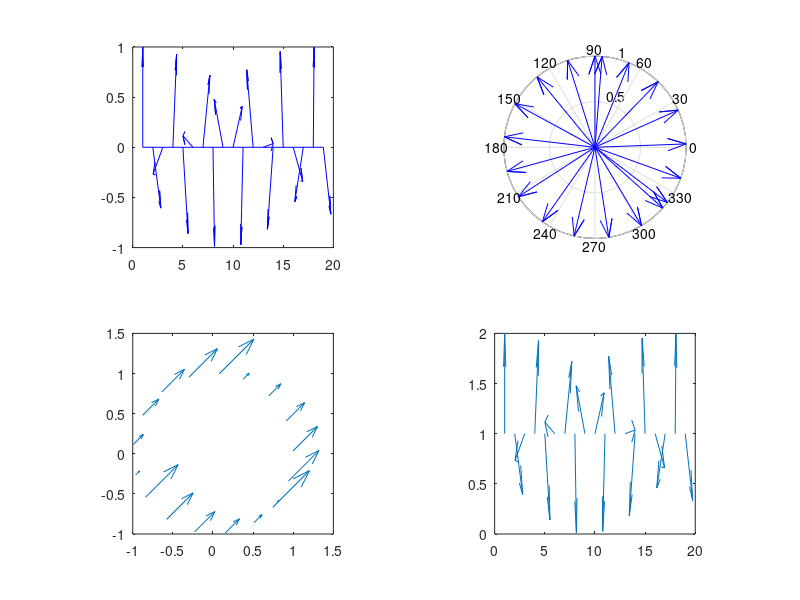

The MATLAB source for this figure:
t = linspace(0,40,19); x=sin(t); y = cos(t);
subplot(2,2,1); feather(x,y); axis square
subplot(2,2,2); compass(x,y);axis square
subplot(2,2,3); quiver(x,y,t,t,1);axis square
subplot(2,2,4); quiver(x,y,0);axis square
